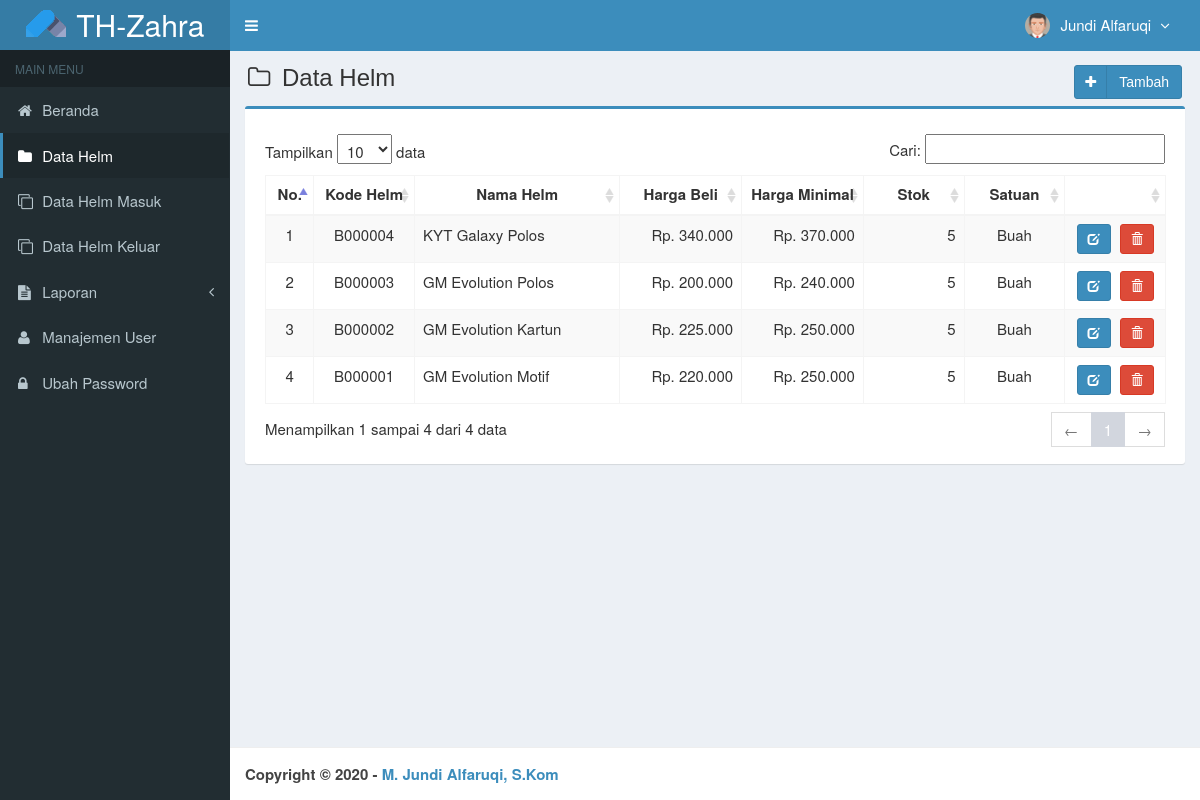
Page /main.php?module=helm (signed in) on the committed database.
### tables this page shows
CREATE TABLE `is_users` (
  `id_user` int(3) NOT NULL,
  `username` varchar(50) NOT NULL,
  `nama_user` varchar(50) NOT NULL,
  `password` varchar(50) NOT NULL,
  `email` varchar(50) DEFAULT NULL,
  `telepon` varchar(13) DEFAULT NULL,
  `foto` varchar(100) DEFAULT NULL,
  `hak_akses` enum('Super Admin','Manajer','Gudang') NOT NULL,
  `status` enum('aktif','blokir') NOT NULL DEFAULT 'aktif',
  `created_at` timestamp NOT NULL DEFAULT CURRENT_TIMESTAMP,
  `updated_at` timestamp NOT NULL DEFAULT CURRENT_TIMESTAMP ON UPDATE CURRENT_TIMESTAMP
);

CREATE TABLE `is_helm` (
  `kode_helm` varchar(7) NOT NULL,
  `nama_helm` varchar(50) NOT NULL,
  `harga_beli` int(11) NOT NULL,
  `harga_jual` int(11) NOT NULL,
  `satuan` varchar(20) NOT NULL,
  `stok` int(11) NOT NULL,
  `created_user` int(3) NOT NULL,
  `created_date` timestamp NOT NULL DEFAULT CURRENT_TIMESTAMP,
  `updated_user` int(3) NOT NULL,
  `updated_date` timestamp NOT NULL DEFAULT CURRENT_TIMESTAMP ON UPDATE CURRENT_TIMESTAMP
);

### config/fungsi_rupiah.php (called while the page is built, shortened)
<?php
function format_rupiah($angka){
  $rupiah=number_format($angka,0,',','.');
  return $rupiah;
}
?>

### modules/helm/view.php (the view, shortened to what this page needs)
<section class="content-header">
  <h1>
    <i class="fa fa-folder-o icon-title"></i> Data Helm
    <a class="btn btn-primary btn-social pull-right" href="?module=form_helm&form=add" title="Tambah Data" data-toggle="tooltip">
      <i class="fa fa-plus"></i> Tambah
    </a>
  </h1>
</section>
<section class="content">
  <div class="row">
    <div class="col-md-12">
      <div class="box box-primary">
        <div class="box-body">
          <table id="dataTables1" class="table table-bordered table-striped table-hover">
            <thead>
              <tr>
                <th class="center">No.</th>
                <th class="center">Kode Helm</th>
                <th class="center">Nama Helm</th>
                <th class="center">Harga Beli</th>
                <th class="center">Harga Minimal</th>
                <th class="center">Stok</th>
                <th class="center">Satuan</th>
                <th></th>
              </tr>
            </thead>
            <tbody>
            <?php
            $no = 1;
            $query = mysqli_query($mysqli, "SELECT kode_helm,nama_helm,harga_beli,harga_jual,satuan,stok FROM is_helm ORDER BY kode_helm DESC")
                                            or die('Ada kesalahan pada query tampil Data Obat: '.mysqli_error($mysqli));
            while ($data = mysqli_fetch_assoc($query)) {
              $harga_beli = format_rupiah($data['harga_beli']);
              $harga_jual = format_rupiah($data['harga_jual']);
              echo "<tr>
                      <td width='30' class='center'>$no</td>
                      <td width='80' class='center'>$data[kode_helm]</td>
                      <td width='180'>$data[nama_helm]</td>
                      <td width='100' align='right'>Rp. $harga_beli</td>
                      <td width='100' align='right'>Rp. $harga_jual</td>
                      <td width='80' align='right'>$data[stok]</td>
                      <td width='80' class='center'>$data[satuan]</td>
                      <td class='center' width='80'>
                        <div>
                          <a data-toggle='tooltip' data-placement='top' title='Ubah' style='margin-right:5px' class='btn btn-primary btn-sm' href='?module=form_helm&form=edit&id=$data[kode_helm]'>
                              <i style='color:#fff' class='glyphicon glyphicon-edit'></i>
                          </a>";
            ?>
                          <a data-toggle="tooltip" data-placement="top" title="Hapus" class="btn btn-danger btn-sm" href="modules/helm/proses.php?act=delete&id=<?php echo $data['kode_helm'];?>" onclick="return confirm('Anda yakin ingin menghapus helm <?php echo $data['nama_helm']; ?> ?');">
                              <i style="color:#fff" class="glyphicon glyphicon-trash"></i>
                          </a>
            <?php
              echo "    </div>
                      </td>
                    </tr>";
              $no++;
            }
            ?>
            </tbody>
          </table>
        </div>
      </div>
    </div>
  </div>
</section><!-- /.content

### top-menu.php (shortened to what this page needs)
<?php
require_once "config/database.php";
$query = mysqli_query($mysqli, "SELECT id_user, nama_user, foto, hak_akses FROM is_users WHERE id_user='$_SESSION[id_user]'")
                                or die('Ada kesalahan pada query tampil Manajemen User: '.mysqli_error($mysqli));
$data = mysqli_fetch_assoc($query);
?>
<li class="dropdown user user-menu">
  <a href="#" class="dropdown-toggle" data-toggle="dropdown">
  <?php
  if ($data['foto']=="") { ?>
    <img src="images/user/user-default.png" class="user-image" alt="User Image"/>
  <?php
  }
  else { ?>
    <img src="images/user/<?php echo $data['foto']; ?>" class="user-image" alt="User Image"/>
  <?php
  }
  ?>
    <span class="hidden-xs"><?php echo $data['nama_user']; ?> <i style="margin-left:5px" class="fa fa-angle-down"></i></span>
  </a>
</li>

### assets/css/style.css (style rules this page uses)
.btn-social *:first-child { border-right: 1px solid rgba(0, 0, 0, 0.1); bottom: 0; font-size: 1em !important; left: 0; line-height: 32px !important; position: absolute; text-align: center; top: 0; width: 32px !important; }
.content-header { padding: 15px 18px 0; position: relative; }
.center { text-align:center; }
.icon-title { margin-right: 5px; }
body { background-color: #fff; color: #333; font-size: 15px; line-height: 1.42857; }

### rows in the picture
is_users: foto (picture), nama_user "Jundi Alfaruqi"
is_helm: kode_helm "B000004", nama_helm "KYT Galaxy Polos", harga_beli "340.000", harga_jual "370.000", stok "5", satuan "Buah"
is_helm: kode_helm "B000003", nama_helm "GM Evolution Polos", harga_beli "200.000", harga_jual "240.000", stok "5", satuan "Buah"
is_helm: kode_helm "B000002", nama_helm "GM Evolution Kartun", harga_beli "225.000", harga_jual "250.000", stok "5", satuan "Buah"
is_helm: kode_helm "B000001", nama_helm "GM Evolution Motif", harga_beli "220.000", harga_jual "250.000", stok "5", satuan "Buah"
